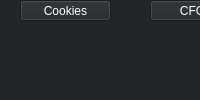
  <widget class="QDockWidget" name="ExtensionsBarQDockWidget">
   <property name="enabled">
    <bool>true</bool>
   </property>
   <property name="minimumSize">
    <size>
     <width>58</width>
     <height>50</height>
    </size>
   </property>
   <property name="palette">
    <palette>
     <active>
      <colorrole role="WindowText">
       <brush brushstyle="SolidPattern">
        <color alpha="255">
         <red>255</red>
         <green>255</green>
         <blue>255</blue>
        </color>
       </brush>
      </colorrole>
      <colorrole role="Button">
       <brush brushstyle="SolidPattern">
        <color alpha="255">
         <red>35</red>
         <green>38</green>
         <blue>41</blue>
        </color>
       </brush>
      </colorrole>
      <colorrole role="Text">
       <brush brushstyle="SolidPattern">
        <color alpha="255">
         <red>255</red>
         <green>255</green>
         <blue>255</blue>
        </color>
       </brush>
      </colorrole>
      <colorrole role="ButtonText">
       <brush brushstyle="SolidPattern">
        <color alpha="255">
         <red>255</red>
         <green>255</green>
         <blue>255</blue>
        </color>
       </brush>
      </colorrole>
      <colorrole role="Base">
       <brush brushstyle="SolidPattern">
        <color alpha="255">
         <red>35</red>
         <green>38</green>
         <blue>41</blue>
        </color>
       </brush>
      </colorrole>
      <colorrole role="Window">
       <brush brushstyle="SolidPattern">
        <color alpha="255">
         <red>35</red>
         <green>38</green>
         <blue>41</blue>
        </color>
       </brush>
      </colorrole>
      <colorrole role="PlaceholderText">
       <brush brushstyle="SolidPattern">
        <color alpha="128">
         <red>255</red>
         <green>255</green>
         <blue>255</blue>
        </color>
       </brush>
      </colorrole>
     </active>
     <inactive>
      <colorrole role="WindowText">
       <brush brushstyle="SolidPattern">
        <color alpha="255">
         <red>255</red>
         <green>255</green>
         <blue>255</blue>
        </color>
       </brush>
      </colorrole>
      <colorrole role="Button">
       <brush brushstyle="SolidPattern">
        <color alpha="255">
         <red>35</red>
         <green>38</green>
         <blue>41</blue>
        </color>
       </brush>
      </colorrole>
      <colorrole role="Text">
       <brush brushstyle="SolidPattern">
        <color alpha="255">
         <red>255</red>
         <green>255</green>
         <blue>255</blue>
        </color>
       </brush>
      </colorrole>
      <colorrole role="ButtonText">
       <brush brushstyle="SolidPattern">
        <color alpha="255">
         <red>255</red>
         <green>255</green>
         <blue>255</blue>
        </color>
       </brush>
      </colorrole>
      <colorrole role="Base">
       <brush brushstyle="SolidPattern">
        <color alpha="255">
         <red>35</red>
         <green>38</green>
         <blue>41</blue>
        </color>
       </brush>
      </colorrole>
      <colorrole role="Window">
       <brush brushstyle="SolidPattern">
        <color alpha="255">
         <red>35</red>
         <green>38</green>
         <blue>41</blue>
        </color>
       </brush>
      </colorrole>
      <colorrole role="PlaceholderText">
       <brush brushstyle="SolidPattern">
        <color alpha="128">
         <red>255</red>
         <green>255</green>
         <blue>255</blue>
        </color>
       </brush>
      </colorrole>
     </inactive>
     <disabled>
      <colorrole role="WindowText">
       <brush brushstyle="SolidPattern">
        <color alpha="255">
         <red>255</red>
         <green>255</green>
         <blue>255</blue>
        </color>
       </brush>
      </colorrole>
      <colorrole role="Button">
       <brush brushstyle="SolidPattern">
        <color alpha="255">
         <red>35</red>
         <green>38</green>
         <blue>41</blue>
        </color>
       </brush>
      </colorrole>
      <colorrole role="Text">
       <brush brushstyle="SolidPattern">
        <color alpha="255">
         <red>255</red>
         <green>255</green>
         <blue>255</blue>
        </color>
       </brush>
      </colorrole>
      <colorrole role="ButtonText">
       <brush brushstyle="SolidPattern">
        <color alpha="255">
         <red>255</red>
         <green>255</green>
         <blue>255</blue>
        </color>
       </brush>
      </colorrole>
      <colorrole role="Base">
       <brush brushstyle="SolidPattern">
        <color alpha="255">
         <red>35</red>
         <green>38</green>
         <blue>41</blue>
        </color>
       </brush>
      </colorrole>
      <colorrole role="Window">
       <brush brushstyle="SolidPattern">
        <color alpha="255">
         <red>35</red>
         <green>38</green>
         <blue>41</blue>
        </color>
       </brush>
      </colorrole>
      <colorrole role="PlaceholderText">
       <brush brushstyle="SolidPattern">
        <color alpha="128">
         <red>255</red>
         <green>255</green>
         <blue>255</blue>
        </color>
       </brush>
      </colorrole>
     </disabled>
    </palette>
   </property>
   <property name="windowIcon">
    <iconset>
     <normaloff>icons/diamond.ico</normaloff>icons/diamond.ico</iconset>
   </property>
   <property name="features">
    <set>QDockWidget::DockWidgetFloatable|QDockWidget::DockWidgetMovable</set>
   </property>
   <property name="windowTitle">
    <string>Features</string>
   </property>
   <attribute name="dockWidgetArea">
    <number>4</number>
   </attribute>
   <widget class="QWidget" name="widget_container">
    <widget class="QPushButton" name="widget_button_cookies">
     <property name="enabled">
      <bool>true</bool>
     </property>
     <property name="geometry">
      <rect>
       <x>20</x>
       <y>0</y>
       <width>91</width>
       <height>21</height>
      </rect>
     </property>
     <property name="toolTip">
      <string>Cookies Widget
This option will help you manage and inspect your cookie data and values.</string>
     </property>
     <property name="text">
      <string>Cookies</string>
     </property>
    </widget>
    <widget class="QPushButton" name="widget_button_chat">
     <property name="enabled">
      <bool>true</bool>
     </property>
     <property name="geometry">
      <rect>
       <x>860</x>
       <y>0</y>
       <width>81</width>
       <height>21</height>
      </rect>
     </property>
     <property name="toolTip">
      <string>About Widget
This widget will take you the &quot;Credits&quot; portion of the softwareThis is where you can find more indepth explinations
of all the functions and features that is included in this software</string>
     </property>
     <property name="text">
      <string>Chat</string>
     </property>
    </widget>
    <widget class="QPushButton" name="widget_button_configs">
     <property name="enabled">
      <bool>true</bool>
     </property>
     <property name="geometry">
      <rect>
       <x>150</x>
       <y>0</y>
       <width>91</width>
       <height>21</height>
      </rect>
     </property>
     <property name="toolTip">
      <string>Configs Widget
This widget will give you several various functions
that will help you generate and create a number
of various checkers such as Cookie Bullet, BL Tools
Silverbullet, Openbullet, Python and more.</string>
     </property>
     <property name="text">
      <string>CFGs</string>
     </property>
    </widget>
    <widget class="QPushButton" name="widget_button_loghunter">
     <property name="enabled">
      <bool>true</bool>
     </property>
     <property name="geometry">
      <rect>
       <x>490</x>
       <y>0</y>
       <width>81</width>
       <height>21</height>
      </rect>
     </property>
     <property name="toolTip">
      <string>About Widget
This widget will take you the &quot;Credits&quot; portion of the softwareThis is where you can find more indepth explinations
of all the functions and features that is included in this software</string>
     </property>
     <property name="text">
      <string>Log Hunter</string>
     </property>
    </widget>
    <widget class="QPushButton" name="domain_managerButton">
     <property name="enabled">
      <bool>true</bool>
     </property>
     <property name="geometry">
      <rect>
       <x>660</x>
       <y>0</y>
       <width>101</width>
       <height>21</height>
      </rect>
     </property>
     <property name="text">
      <string>Domain Manager</string>
     </property>
    </widget>
    <widget class="QPushButton" name="widget_button_urltools">
     <property name="enabled">
      <bool>true</bool>
     </property>
     <property name="geometry">
      <rect>
       <x>320</x>
       <y>0</y>
       <width>91</width>
       <height>21</height>
      </rect>
     </property>
     <property name="toolTip">
      <string>Configs Widget
This widget will give you several various functions
that will help you generate and create a number
of various checkers such as Cookie Bullet, BL Tools
Silverbullet, Openbullet, Python and more.</string>
     </property>
     <property name="text">
      <string>URL Tools</string>
     </property>
    </widget>
   </widget>
  </widget>
